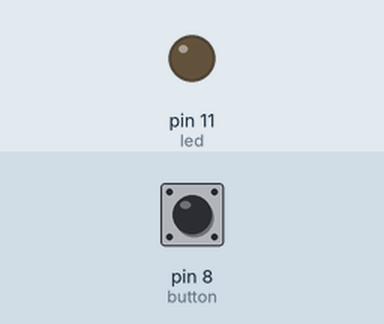
Recording of a sketch running on a simulated Arduino Uno, built with avr-gcc and run on an emulated ATmega328P. On the bench: output pins drawn as LEDs (lit = HIGH). The inputs (shaded band) are chosen by the test bench; at power-on: pin 8 (button) LOW.

Above: at 1.2 s.
1.3 s: pin 8 (button) pulled HIGH for 0.15 s
At 1.37 s:
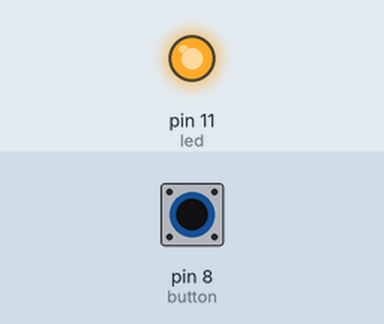
2.9 s: pin 8 (button) pulled HIGH for 3.2 s
At 7.0 s:
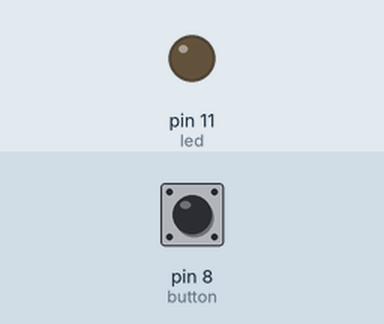
Timing chart, 0 to 8.5 s (numbered marks = the images above; inputs shaded):
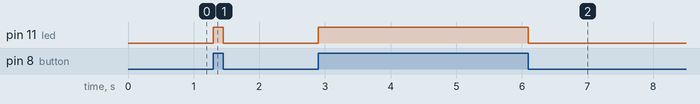

Measured:
- after the input at 1.3 s, pin 11 (led): LOW → HIGH at once, → LOW 0.15 s later
- after the input at 2.9 s, pin 11 (led): LOW → HIGH at once, → LOW 3.2 s later

The sketch:

Buzzer_push.ino
```cpp
int ButtonValue = 0;
int led = 11;
int button = 8;

void setup() {
  // put your setup code here, to run once:
  pinMode(button, INPUT);
  pinMode(led, OUTPUT);
}

void loop() {
  // put your main code here, to run repeatedly:
  ButtonValue = digitalRead(button);

  if (ButtonValue != 0) {
    digitalWrite(led, HIGH);
  } else {
    digitalWrite(led, LOW);
  }
}
```
